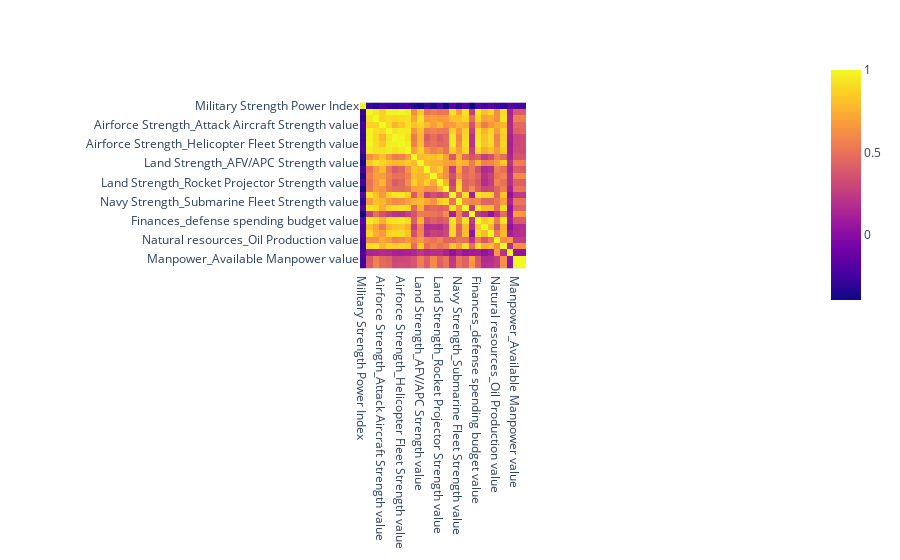

Notebook code for this chart:
### Code cell
fig = px.imshow(value_df.corr())
fig.show()

### Figure 1 — Plotly figure (JSON) as saved in the notebook; plotly's stock layout.template omitted (floating-point values rounded to 4 significant figures; data arrays with more than 128 entries replaced by an {"elided": "..."} marker saying what was removed)
{"data": [{"coloraxis": "coloraxis", "hovertemplate": "x: %{x}<br>y: %{y}<br>color: %{z}<extra></extra>", "name": "0", "type": "heatmap", "x": ["Military Strength Power Index", "Airforce Strength_Aircraft Strength value", "Airforce Strength_Fighter/Interceptor Strength value", "Airforce Strength_Attack Aircraft Strength value", "Airforce Strength_Transport Aircraft Fleet Strength value", "Airforce Strength_Trainer Aircraft Fleet value", "Airforce Strength_Helicopter Fleet Strength value", "Airforce Strength_Attack Helicopter Fleet Strength value", "Land Strength_Tank Strength value", "Land Strength_AFV/APC Strength value", "Land Strength_Self-Propelled Artillery Strength value", "Land Strength_Towed Artillery Strength value", "Land Strength_Rocket Projector Strength value", "Navy Strength_Navy Fleet Strengths value", "Navy Strength_Aircraft Carrier Fleet Strength value", "Navy Strength_Submarine Fleet Strength value", "Navy Strength_Destroyer Fleet Strength value", "Navy Strength_Frigate Fleet Strength value", "Finances_defense spending budget value", "Finances_External Debt value", "Logistics_Airport Totals value", "Natural resources_Oil Production value", "Natural resources_Oil Consumption value", "Natural resources_Proven Oil Reserves value", "Manpower_Available Manpower value", "Manpower_Total Population value"], "xaxis": "x", "y": ["Military Strength Power Index", "Airforce Strength_Aircraft Strength value", "Airforce Strength_Fighter/Interceptor Strength value", "Airforce Strength_Attack Aircraft Strength value", "Airforce Strength_Transport Aircraft Fleet Strength value", "Airforce Strength_Trainer Aircraft Fleet value", "Airforce Strength_Helicopter Fleet Strength value", "Airforce Strength_Attack Helicopter Fleet Strength value", "Land Strength_Tank Strength value", "Land Strength_AFV/APC Strength value", "Land Strength_Self-Propelled Artillery Strength value", "Land Strength_Towed Artillery Strength value", "Land Strength_Rocket Projector Strength value", "Navy Strength_Navy Fleet Strengths value", "Navy Strength_Aircraft Carrier Fleet Strength value", "Navy Strength_Submarine Fleet Strength value", "Navy Strength_Destroyer Fleet Strength value", "Navy Strength_Frigate Fleet Strength value", "Finances_defense spending budget value", "Finances_External Debt value", "Logistics_Airport Totals value", "Natural resources_Oil Production value", "Natural resources_Oil Consumption value", "Natural resources_Proven Oil Reserves value", "Manpower_Available Manpower value", "Manpower_Total Population value"], "yaxis": "y", "z": {"elided": "26x26 float values"}}], "layout": {"coloraxis": {"colorscale": [[0, "#0d0887"], [0.1111, "#46039f"], [0.2222, "#7201a8"], [0.3333, "#9c179e"], [0.4444, "#bd3786"], [0.5556, "#d8576b"], [0.6667, "#ed7953"], [0.7778, "#fb9f3a"], [0.8889, "#fdca26"], [1, "#f0f921"]]}, "margin": {"t": 60}, "xaxis": {"anchor": "y", "constrain": "domain", "domain": [0, 1], "scaleanchor": "y"}, "yaxis": {"anchor": "x", "autorange": "reversed", "constrain": "domain", "domain": [0, 1]}}}
